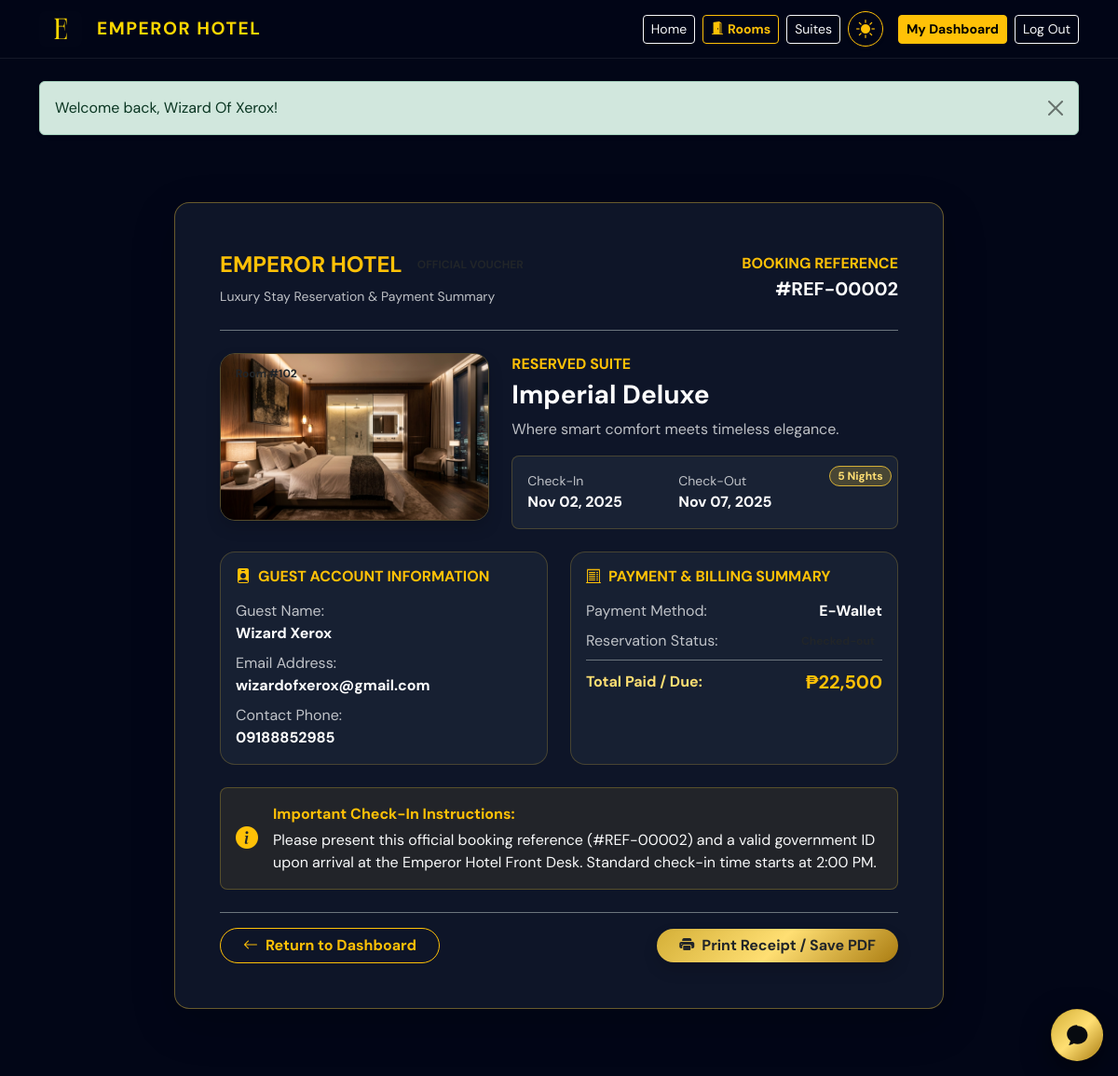
The app's page /public/user/receipt.php?reservation_id=2 (signed in) with its own data.
### tables this page shows
CREATE TABLE IF NOT EXISTS reservations (
    reservation_id INT AUTO_INCREMENT PRIMARY KEY,
    user_id INT NULL,
    guest_id INT NOT NULL,
    room_id INT NOT NULL,
    check_in DATE NOT NULL,
    check_out DATE NOT NULL,
    total_amount DECIMAL(10,2) NOT NULL DEFAULT 0.00,
    status ENUM('Pending', 'Confirmed', 'Checked-in', 'Checked-out', 'Cancelled', 'Conflict') NOT NULL DEFAULT 'Pending',
    created_at TIMESTAMP DEFAULT CURRENT_TIMESTAMP,
    FOREIGN KEY (user_id) REFERENCES users(user_id) ON DELETE SET NULL,
    FOREIGN KEY (guest_id) REFERENCES guests(guest_id) ON DELETE CASCADE,
    FOREIGN KEY (room_id) REFERENCES rooms(room_id) ON DELETE RESTRICT
);

CREATE TABLE IF NOT EXISTS rooms (
    room_id INT AUTO_INCREMENT PRIMARY KEY,
    room_number VARCHAR(10) NOT NULL UNIQUE,
    room_type ENUM('Imperial Deluxe', 'Royal Executive', 'Emperor Presidential') NOT NULL,
    floor INT NOT NULL,
    price_per_night DECIMAL(10,2) NOT NULL,
    bed_type VARCHAR(50) DEFAULT 'King Bed',
    max_capacity INT NOT NULL DEFAULT 2,
    view_type VARCHAR(100) DEFAULT 'City View',
    status ENUM('Available', 'Reserved', 'Occupied', 'Cleaning', 'Maintenance') NOT NULL DEFAULT 'Available',
    created_at TIMESTAMP DEFAULT CURRENT_TIMESTAMP
);

CREATE TABLE IF NOT EXISTS guests (
    guest_id INT AUTO_INCREMENT PRIMARY KEY,
    user_id INT NULL,
    first_name VARCHAR(100) NOT NULL,
    last_name VARCHAR(100) NOT NULL,
    phone VARCHAR(30) DEFAULT NULL,
    email VARCHAR(150) DEFAULT NULL,
    created_at TIMESTAMP DEFAULT CURRENT_TIMESTAMP,
    FOREIGN KEY (user_id) REFERENCES users(user_id) ON DELETE SET NULL
);

CREATE TABLE IF NOT EXISTS payments (
    payment_id INT AUTO_INCREMENT PRIMARY KEY,
    reservation_id INT NOT NULL,
    amount DECIMAL(10,2) NOT NULL,
    payment_method ENUM('Cash', 'Credit Card', 'Debit Card', 'Bank Transfer', 'E-Wallet', 'Other') NOT NULL DEFAULT 'Cash',
    payment_status ENUM('Pending', 'Confirmed', 'Paid', 'Failed', 'Refunded') NOT NULL DEFAULT 'Pending',
    transaction_reference VARCHAR(100) DEFAULT NULL,
    payment_date TIMESTAMP DEFAULT CURRENT_TIMESTAMP,
    FOREIGN KEY (reservation_id) REFERENCES reservations(reservation_id) ON DELETE CASCADE
);

### public/includes/bootstrap.php (called while the page is built, shortened)
<?php
require_once APP_ROOT . '/app/helpers/auth.php';
spl_autoload_register(static function (string $className): void {
    $modelPath = APP_ROOT . '/app/models/' . $className . '.php';
});

### app/models/Reservation.php (called while the page is built, shortened)
<?php
class Reservation
{
    public function find(int $reservationId): ?array
    {
        $statement = $this->db->prepare(
            "SELECT r.*, g.first_name, g.last_name, g.email AS guest_email, g.phone,
                    rm.room_number, rm.room_type
             FROM reservations r
             INNER JOIN guests g ON g.guest_id = r.guest_id
             INNER JOIN rooms rm ON rm.room_id = r.room_id
             WHERE r.reservation_id = :reservation_id
             LIMIT 1"
        );
        $statement->execute(['reservation_id' => $reservationId]);
        $reservation = $statement->fetch();
        return $reservation ?: null;
    }
}

### app/helpers/auth.php (called while the page is built, shortened)
<?php
function e(string|null|int|float $value): string
{
    return htmlspecialchars((string) $value, ENT_QUOTES, 'UTF-8');
}

### app/models/Guest.php (called while the page is built, shortened)
<?php
class Guest
{
    public function find(int $guestId): ?array
    {
        $statement = $this->db->prepare('SELECT * FROM guests WHERE guest_id = :guest_id LIMIT 1');
        $statement->execute(['guest_id' => $guestId]);
        $guest = $statement->fetch();
        return $guest ?: null;
    }
}

### app/models/Payment.php (called while the page is built, shortened)
<?php
class Payment
{
    public function forReservation(int $reservationId): array
    {
        $this->assertReservationExists($reservationId);
        $statement = $this->db->prepare(
            'SELECT *
             FROM payments
             WHERE reservation_id = :reservation_id
             ORDER BY payment_date DESC'
        );
        $statement->execute(['reservation_id' => $reservationId]);
        return $statement->fetchAll();
    }
    private function assertReservationExists(int $reservationId): void
    {
        $statement = $this->db->prepare('SELECT COUNT(*) FROM reservations WHERE reservation_id = :reservation_id');
        $statement->execute(['reservation_id' => $reservationId]);
    }
}

### public/user/receipt.php (the view, shortened to what this page needs)
<?php
require_once __DIR__ . '/../includes/bootstrap.php';
require_once __DIR__ . '/../includes/layout.php';
$db = Database::connect();
$user = currentUser();
$reservationModel = new Reservation($db);
$paymentModel = new Payment($db);
$guestModel = new Guest($db);
$reservationId = (int) ($_GET['reservation_id'] ?? 0);
$reservation = $reservationModel->find($reservationId);
$guest = $guestModel->find((int)($reservation['guest_id'] ?? 0));
$payments = $paymentModel->forReservation($reservationId);
$latestPayment = $payments[0] ?? null;
$catalog = roomCatalog();
$roomType = $reservation['room_type'];
$typeCatalog = $catalog[$roomType] ?? null;
$heroImg = $typeCatalog['hero'] ?? '../assets/images/rooms/hero.jpg';
$checkIn = new DateTimeImmutable($reservation['check_in']);
$checkOut = new DateTimeImmutable($reservation['check_out']);
$nights = max(1, (int) round(($checkOut->getTimestamp() - $checkIn->getTimestamp()) / 86400));
$totalAmount = (float)$reservation['total_amount'];
?>
<div class="container py-5" style="max-width: 850px;">
    <div class="card rounded-4 shadow-lg border p-4 p-md-5 position-relative overflow-hidden print-area" style="background: rgba(15, 23, 42, 0.95); backdrop-filter: blur(25px); border: 1px solid rgba(212, 175, 55, 0.45) !important;">
        <div class="d-flex flex-column flex-sm-row align-items-sm-center justify-content-between pb-4 mb-4 border-bottom border-secondary gap-3">
            <div>
                <div class="d-flex align-items-center gap-2 mb-1">
                    <span class="fs-4 font-serif text-warning fw-bold">EMPEROR HOTEL</span>
                    <span class="badge bg-gold text-dark text-xs font-serif fw-bold px-2 py-1">OFFICIAL VOUCHER</span>
                </div>
                <small class="text-light opacity-75 text-xs">Luxury Stay Reservation &amp; Payment Summary</small>
            </div>
            <div class="text-sm-end">
                <span class="text-xs text-uppercase tracking-wider text-warning font-serif fw-bold d-block">Booking Reference</span>
                <span class="fs-5 text-white font-mono fw-bold">#REF-<?= str_pad((string)$reservationId, 5, '0', STR_PAD_LEFT) ?></span>
            </div>
        </div>
        <div class="row g-4 mb-4">
            <div class="col-12 col-md-5">
                <div class="rounded-4 overflow-hidden border position-relative shadow" style="border: 1px solid rgba(212, 175, 55, 0.35) !important; height: 180px;">
                    <img src="<?= e($heroImg) ?>" alt="<?= e($roomType) ?>" class="w-100 h-100 object-fit-cover">
                    <div class="position-absolute top-0 start-0 p-2">
                        <span class="badge bg-gold text-dark text-xs font-serif fw-bold">Room #<?= e($reservation['room_number']) ?></span>
                    </div>
                </div>
            </div>
            <div class="col-12 col-md-7 d-flex flex-column justify-content-between">
                <div>
                    <span class="text-xs text-uppercase tracking-wider text-warning font-serif fw-bold d-block mb-1">Reserved Suite</span>
                    <h3 class="font-serif fw-bold text-white mb-2"><?= e($roomType) ?></h3>
                    <p class="text-light opacity-75 text-xs mb-3"><?= e($typeCatalog['tagline'] ?? 'Luxury Stay') ?></p>
                </div>
                <div class="p-3 rounded-3 border" style="background: rgba(30, 41, 59, 0.7); border: 1px solid rgba(212, 175, 55, 0.25) !important;">
                    <div class="row text-center text-sm-start g-2">
                        <div class="col-6 col-sm-5">
                            <small class="text-light opacity-75 text-xs d-block">Check-In</small>
                            <strong class="text-white text-sm"><?= $checkIn->format('M d, Y') ?></strong>
                        </div>
                        <div class="col-6 col-sm-5">
                            <small class="text-light opacity-75 text-xs d-block">Check-Out</small>
                            <strong class="text-white text-sm"><?= $checkOut->format('M d, Y') ?></strong>
                        </div>
                        <div class="col-12 col-sm-2 text-sm-end mt-2 mt-sm-0">
                            <span class="badge rounded-pill text-xs fw-bold px-2 py-1" style="background: rgba(212, 175, 55, 0.25); color: #FFDF73; border: 1px solid #D4AF37;">
                                <?= $nights ?> Night<?= $nights > 1 ? 's' : '' ?>
                            </span>
                        </div>
                    </div>
                </div>
            </div>
        </div>
        <div class="row g-4 mb-4">
            <div class="col-12 col-md-6">
                <div class="p-3 rounded-4 border h-100" style="background: rgba(30, 41, 59, 0.6); border: 1px solid rgba(212, 175, 55, 0.25) !important;">
                    <h6 class="font-serif fw-bold text-warning mb-3 text-xs text-uppercase tracking-wider"><i class="bi bi-person-badge-fill me-2"></i>Guest Account Information</h6>
                    <div class="mb-2 text-xs">
                        <span class="text-light opacity-75 d-block">Guest Name:</span>
                        <strong class="text-white"><?= e(($guest['first_name'] ?? '') . ' ' . ($guest['last_name'] ?? $user['full_name'])) ?></strong>
                    </div>
                    <div class="mb-2 text-xs">
                        <span class="text-light opacity-75 d-block">Email Address:</span>
                        <strong class="text-white"><?= e($guest['email'] ?? $user['email']) ?></strong>
                    </div>
                    <div class="text-xs">
                        <span class="text-light opacity-75 d-block">Contact Phone:</span>
                        <strong class="text-white"><?= e($guest['phone'] ?? 'Not specified') ?></strong>
                    </div>
                </div>
            </div>
            <div class="col-12 col-md-6">
                <div class="p-3 rounded-4 border h-100" style="background: rgba(30, 41, 59, 0.6); border: 1px solid rgba(212, 175, 55, 0.25) !important;">
                    <h6 class="font-serif fw-bold text-warning mb-3 text-xs text-uppercase tracking-wider"><i class="bi bi-receipt-cutoff me-2"></i>Payment &amp; Billing Summary</h6>
                    <div class="d-flex align-items-center justify-content-between text-xs mb-2">
                        <span class="text-light opacity-75">Payment Method:</span>
                        <strong class="text-white"><?= e($latestPayment['payment_method'] ?? 'Cash') ?></strong>
                    </div>
                    <div class="d-flex align-items-center justify-content-between text-xs mb-2">
                        <span class="text-light opacity-75">Reservation Status:</span>
                        <span class="badge bg-gold text-dark text-xs fw-bold px-2 py-1"><?= e($reservation['status']) ?></span>
                    </div>
                    <div class="d-flex align-items-center justify-content-between text-xs pt-2 border-top border-secondary mt-2">
                        <strong style="color: #FFDF73;">Total Paid / Due:</strong>
                        <strong class="fs-5 text-warning font-serif">₱<?= number_format($totalAmount) ?></strong>
                    </div>
                </div>
            </div>
        </div>
        <div class="p-3 rounded-3 border mb-4" style="background: rgba(212, 175, 55, 0.1); border: 1px solid rgba(212, 175, 55, 0.3) !important;">
            <div class="d-flex align-items-center gap-3">
                <i class="bi bi-info-circle-fill text-warning fs-4"></i>
                <div class="text-xs text-light opacity-90">
                    <strong class="text-warning font-serif d-block mb-1">Important Check-In Instructions:</strong>
                    Please present this official booking reference (#REF-<?= str_pad((string)$reservationId, 5, '0', STR_PAD_LEFT) ?>) and a valid government ID upon arrival at the Emperor Hotel Front Desk. Standard check-in time starts at 2:00 PM.
                </div>
            </div>
        </div>
        <div class="d-flex align-items-center justify-content-between no-print pt-3 border-top border-secondary">
            <a href="dashboard.php" class="btn btn-outline-warning rounded-pill px-4 font-serif fw-bold text-xs">
                <i class="bi bi-arrow-left me-2"></i>Return to Dashboard
            </a>
            <button type="button" onclick="window.print()" class="btn btn-warning rounded-pill px-4 font-serif fw-bold text-dark text-xs shadow" style="background: linear-gradient(135deg, #D4AF37 0%, #FFDF73 50%, #AA7C11 100%); border: none;">
                <i class="bi bi-printer-fill me-2"></i>Print Receipt / Save PDF
            </button>
        </div>
    </div>
</div>

### public/assets/css/app.css (style rules this page uses)
* { scrollbar-width: thin; scrollbar-color: rgba(253, 215, 0, 0.35) #020617; }
body { margin: 0; color: #f8fafc; background: #020617; font-family: 'DM Sans', sans-serif; }
a { text-decoration: none; }

### records on screen
reservations: room.room_number "102", room.room_type "Imperial Deluxe", room.room_type "Where smart comfort meets timeless elegance.", check_in "Nov 02, 2025", check_out "Nov 07, 2025", nights "5", total_amount "22,500"
guests: first_name+last_name "Wizard Xerox", email "wizardofxerox@gmail.com", phone "09188852985"
payments: payment_method "E-Wallet"

### other values on screen
$message['message'] "Welcome back, Wizard Of Xerox!"
str_pad((string)$reservationId, 5, '0', STR_PAD_LEFT) "00002"
